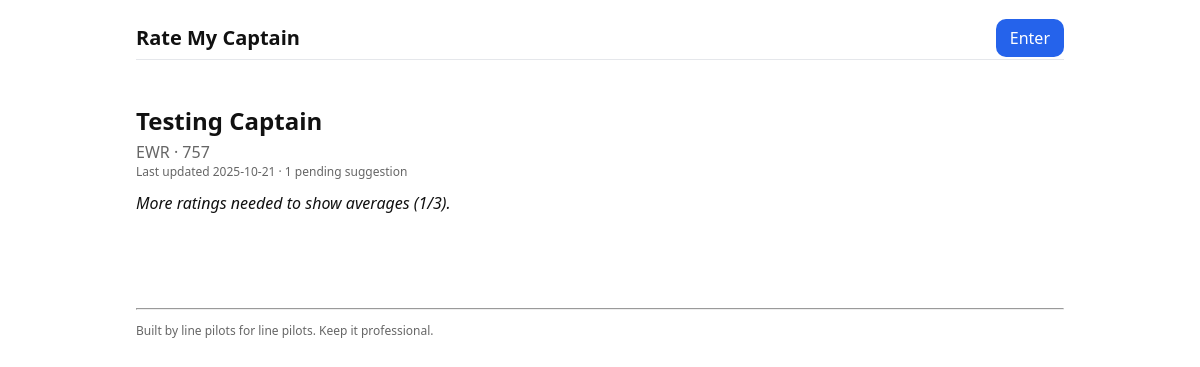
/captains/4, run on the app's committed database.
### app.py (models this page shows)
class Captain(Base):
    __tablename__ = "captains"
    id = Column(Integer, primary_key=True)
    employee_id = Column(String, unique=True, nullable=False)   # non-PII slug like CA-XXXX
    name = Column(String, nullable=False)
    base = Column(String, nullable=False)
    fleet = Column(String, nullable=False)
    updated_at = Column(DateTime, default=datetime.utcnow)
    reviews = relationship("Review", back_populates="captain")

### app.py (the view, shortened to what this page needs)
@app.route("/captains/<int:cid>")
def captain_page(cid):
    with Session(engine) as s:
        c = s.get(Captain, cid)
        if not c: return "Not found", 404
        reviews = s.scalars(select(Review).where(Review.captain_id == c.id)).all()
        count = len(reviews)
        cat_avgs = {}
        overall = None
        last_updated = c.updated_at.date() if c.updated_at else None
        pending_count = s.scalar(select(func.count(EditSuggestion.id)).where(
            and_(EditSuggestion.captain_id==c.id, EditSuggestion.status=="pending")
        ))
    return render_template(
        "captain.html",
        captain=c, count=count, min_display=MIN_DISPLAY_REVIEWS,
        cat_avgs=cat_avgs, overall=overall, last_updated=last_updated, pending_count=pending_count,
        eval_labels_1=EVAL_LABELS_1, eval_labels_2=EVAL_LABELS_2, style_labels=STYLE_LABELS,
        title=f"{APP_NAME} · {c.name}"
    )

### templates/captain.html (shortened to what this page needs)
{% extends "base.html" %}
{% block content %}
<div class="row space-between center">
  <div>
    <h2>{{ captain.name }}</h2>
    <div class="muted">{{ captain.base or "—" }} · {{ captain.fleet or "—" }}</div>
    {% if last_updated %}
      <div class="small muted">Last updated {{ last_updated }}{% if pending_count %} · {{ pending_count }} pending suggestion{{ 's' if pending_count != 1 else '' }}{% endif %}</div>
    {% endif %}
  </div>
</div>
{% if count >= min_display %}
  <p class="mt12">Overall: <strong>{{ overall }}</strong> / 5 (based on {{ count }} reviews)</p>
  <h3>Operational & Teamwork</h3>
  <div class="grid">
    {% for key,label in eval_labels_1 %}
      <div class="chip"><div>{{ label }}</div><div class="chip-value">{{ '%.2f'|format(cat_avgs.get(key,0)) }}</div></div>
    {% endfor %}
  </div>
  <h3>Airmanship & Professional Conduct</h3>
  <div class="grid">
    {% for key,label in eval_labels_2 %}
      <div class="chip"><div>{{ label }}</div><div class="chip-value">{{ '%.2f'|format(cat_avgs.get(key,0)) }}</div></div>
    {% endfor %}
  </div>
  <h3>Overall Impression</h3>
  <div class="grid">
    <div class="chip"><div>Would Fly Again</div><div class="chip-value">{{ '%.2f'|format(cat_avgs.get('would_fly_again',0)) }}</div></div>
  </div>
  <h3>Personality & Style <span class="small muted">(does not affect overall score)</span></h3>
  <div class="grid">
    {% for key,label in style_labels %}
      <div class="chip"><div>{{ label }}</div><div class="chip-value">{{ '%.2f'|format(cat_avgs.get(key,0)) }}</div></div>
    {% endfor %}
  </div>
{% elif count > 0 %}
  <p class="mt12"><em>More ratings needed to show averages ({{ count }}/{{ min_display }}).</em></p>
{% else %}
  <p class="mt12"><em>No reviews yet. Be the first.</em></p>
{% endif %}
{% endblock %}

### static/main.css (style rules this page uses)
:root { --fg:#111; --bg:#fff; --muted:#666; --accent:#2563eb; --card:#f7f7f8; --line:#e5e7eb; }
* { box-sizing:border-box }
body { margin:0;font-family:system-ui,Segoe UI,Roboto,Arial,sans-serif;color:var(--fg);background:var(--bg) }
h2 { margin:12px 0 4px }
.row { display:flex;gap:8px;align-items:flex-start }
.space-between { justify-content:space-between }
.center { align-items:center }
.mt12 { margin-top:12px }
.small { font-size:12px }
.muted { color:var(--muted) }

### data on the page
Captain: name "Testing Captain", base "EWR", fleet "757"

### other printed values
{{ last_updated }} "2025-10-21"
{{ pending_count }} "1"
{{ count }} "1"
{{ min_display }} "3"
